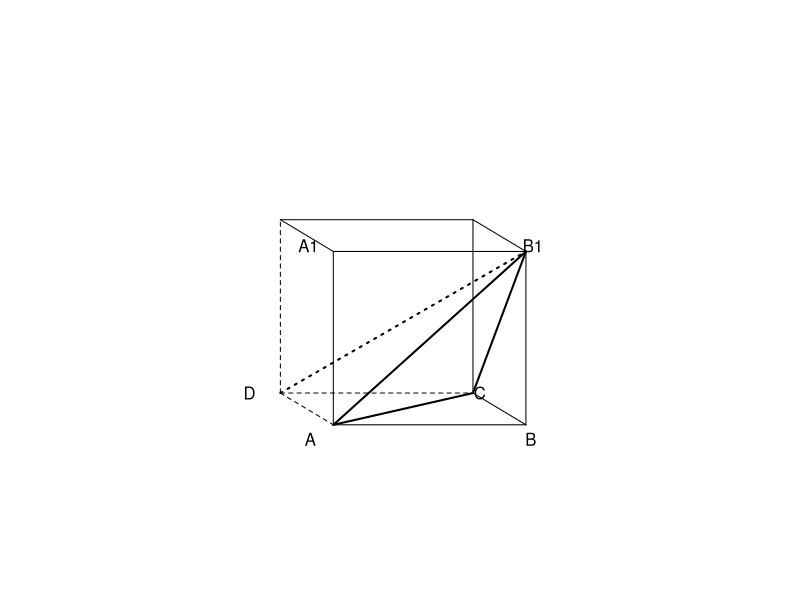
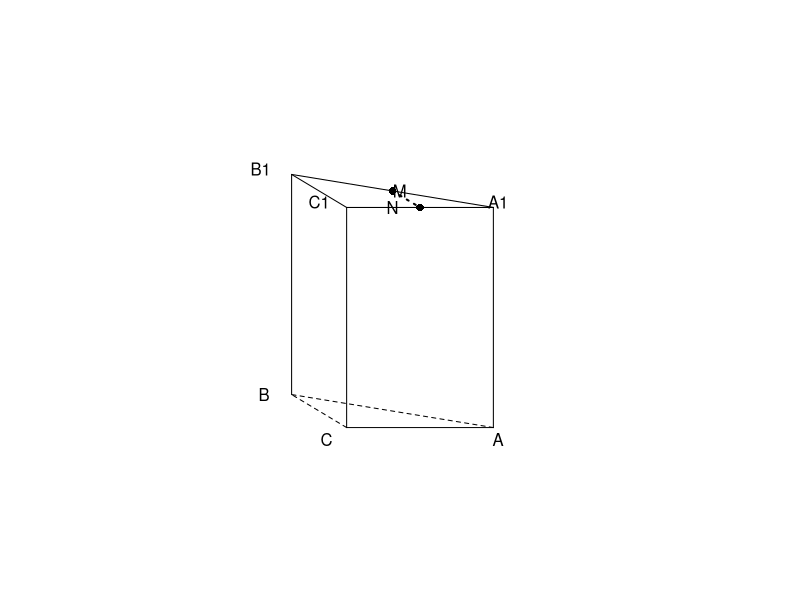

Generate these figures, in order, with R:
setwd("C:/Users/18904/Github/senior-mathematics/codes")
if(!dir.exists("../figures"))dir.create("../figures")
pr=function(p)c(p[1]-0.5*p[2],p[3]+0.3*p[2])
ln=function(a,b,lty=1,lwd=1){pa=pr(a);pb=pr(b);lines(c(pa[1],pb[1]),c(pa[2],pb[2]),lty=lty,lwd=lwd)}
lb=function(p,t,dx=0.07,dy=0.06){q=pr(p);text(q[1]+dx,q[2]+dy,t)}
mk=function(xl=c(-1.8,3.6),yl=c(-0.6,3.4)){plot(0,0,type="n",xlim=xl,ylim=yl,axes=FALSE,xlab="",ylab="",asp=1)}

# week68-1: cube, body diagonal DB1, face diagonal AC, plane ACB1
draw1=function(){
  mk()
  w=2;d=1.1;h=1.8
  A=c(0,0,0);B=c(w,0,0);C=c(w,d,0);D=c(0,d,0)
  A1=c(0,0,h);B1=c(w,0,h);C1=c(w,d,h);D1=c(0,d,h)
  ln(A,B);ln(B,C);ln(A1,B1);ln(B1,C1);ln(C1,D1);ln(D1,A1)
  ln(A,A1);ln(B,B1);ln(C,C1)
  ln(D,C,2);ln(D,A,2);ln(D,D1,2)
  lb(A,"A",-0.24,-0.15);lb(B,"B",0.05,-0.15);lb(D,"D",-0.32,0.0)
  lb(C,"C",0.07,0.0);lb(A1,"A1",-0.26,0.06);lb(B1,"B1",0.07,0.06)
  # plane ACB1: AC (solid), C-B1, A-B1
  ln(A,C,1,2);ln(C,B1,1,2);ln(A,B1,1,2)
  # body diagonal DB1
  ln(D,B1,3,2)
}

# week68-2: right triangular prism CA=CB=1, angle BCA=90, AA1=2, axes, M on A1B1, N on A1A
draw2=function(){
  mk(c(-1.6,3.2),c(-0.6,3.6))
  C=c(0,0,0);A=c(1.6,0,0);B=c(0,1.2,0)
  A1=c(1.6,0,2.4);B1=c(0,1.2,2.4);C1=c(0,0,2.4)
  ln(C,A);ln(C,B,2);ln(A,B,2)
  ln(C1,A1);ln(C1,B1);ln(A1,B1)
  ln(C,C1);ln(A,A1);ln(B,B1)
  lb(C,"C",-0.22,-0.13);lb(A,"A",0.05,-0.13);lb(B,"B",-0.30,0.0)
  lb(A1,"A1",0.05,0.06);lb(B1,"B1",-0.34,0.06);lb(C1,"C1",-0.30,0.06)
  M=(A1+B1)/2;N=(A1+C1)/2
  ln(M,N,3,2)
  q=pr(M);points(q[1],q[2],pch=16);lb(M,"M",0.08,0.0)
  q=pr(N);points(q[1],q[2],pch=16);lb(N,"N",-0.30,0.0)
}

cairo_pdf("../figures/week68-1.pdf",width=4,height=4,family="SimSun");draw1();dev.off()
svglite::svglite("../figures/week68-1.svg",width=4,height=4);draw1();dev.off()
cairo_pdf("../figures/week68-2.pdf",width=4,height=4,family="SimSun");draw2();dev.off()
svglite::svglite("../figures/week68-2.svg",width=4,height=4);draw2();dev.off()
